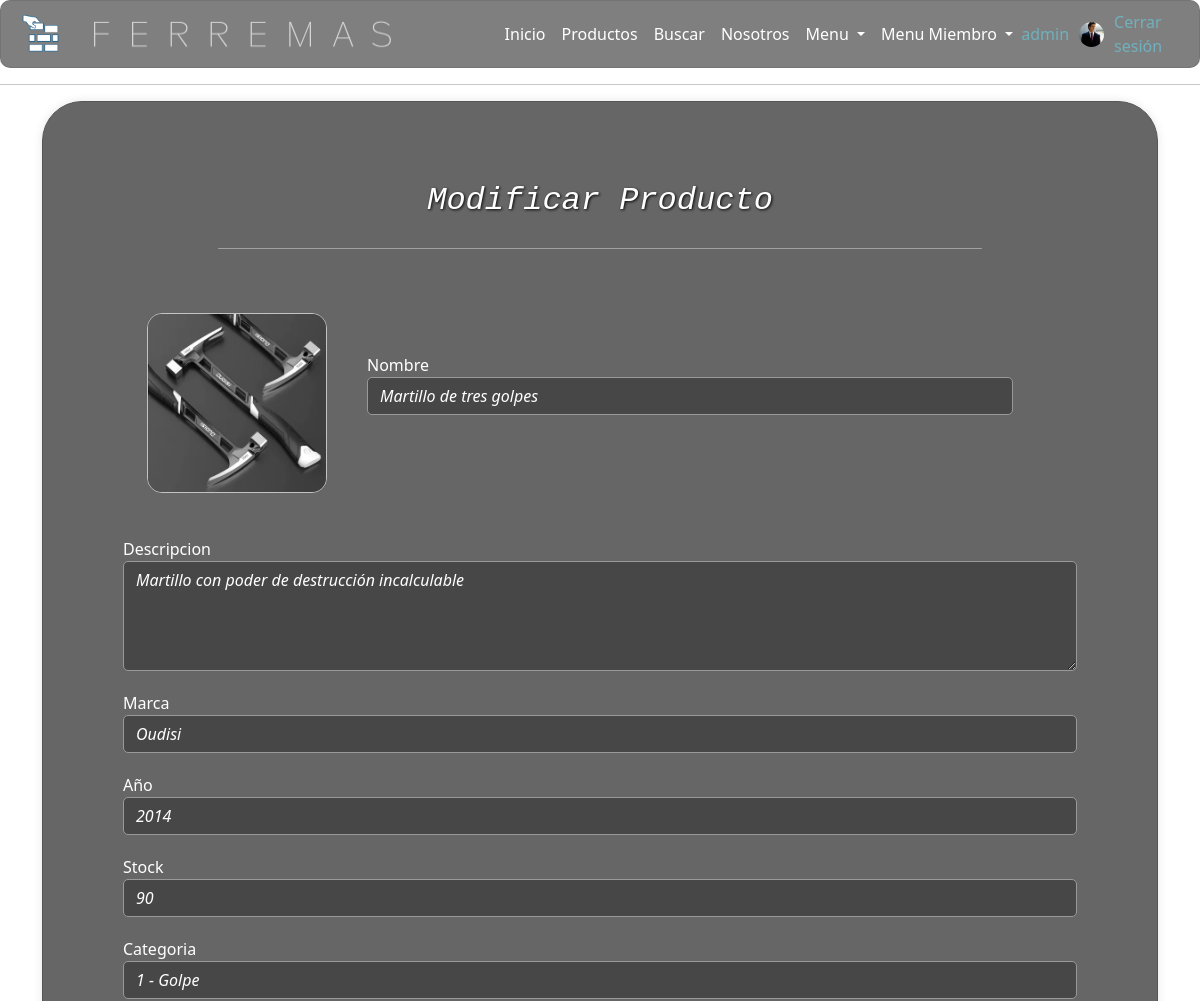
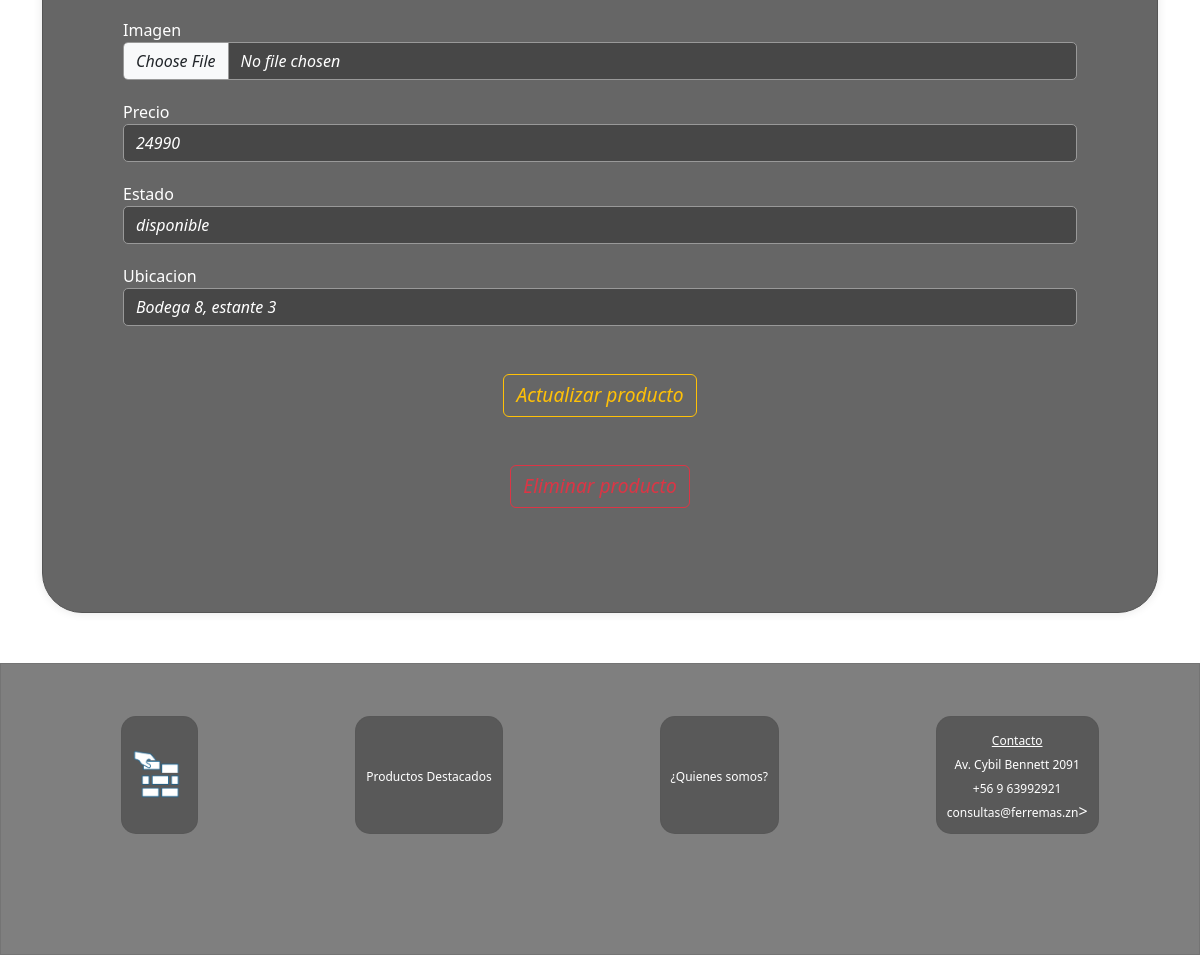
Screenshot of /productoModify/1 (signed in) with the database file from the repository (2 pictures, top to bottom).
### core/models.py (models this page shows, shortened)
class CustomUser(AbstractUser):
    pic = models.ImageField(upload_to='profile_pics', null=True, blank=True, default='profile_pics/default.png')
    is_staff=models.BooleanField(default=False)
    tipo = models.CharField(max_length=20,
        choices=(
            ('cliente', 'Cliente'),
            ('vendedor', 'Vendedor'),
            ('bodeguero', 'Bodeguero'),
            ('contador', 'Contador'),
            ('administrador', 'Administrador'),
        ),default='Cliente',verbose_name='Tipo')
    bio = models.TextField(verbose_name='biografia', default='', null=True, blank=True)

class Producto(models.Model):
    id=models.AutoField(primary_key=True, verbose_name='idProducto')
    nombre=models.CharField(max_length=50, verbose_name='Name der Arbeit')
    descripcion = models.TextField(verbose_name='Description', null=True, blank=True)
    marca=models.CharField(max_length=99, verbose_name='Markenname')
    anio=models.CharField(max_length=4, verbose_name='Jahr der Produkt')
    stock=models.IntegerField(verbose_name='Stock')
    categoria=models.ForeignKey('Categoria', on_delete=models.CASCADE, verbose_name='Kategorie')
    imagen=models.ImageField(upload_to="imagenes", null=True, verbose_name='Fotografie')
    precio=models.IntegerField(blank=True,null=True,verbose_name='Precio')
    estado=models.CharField(max_length=20, default='disponible', choices=(('disponible', 'disponible'), ('no disponible', 'no disponible')), verbose_name='Estado')
    ubicacion=models.CharField(max_length=255, null=True, blank=True, verbose_name='Ubicacion')

### core/views.py (the view)
# urls.py: path('productoModify/<id>', views.productoModify,name="productoModify"),
def productoModify(request, id):
    producto = Producto.objects.get(id=id) # buscara el objeto con la id enviada
    daten={'fillMe': productForm(instance=producto), 'producto':producto}
    if request.method=='POST':
        formulario = productForm(request.POST, request.FILES, instance=producto)
        if formulario.is_valid():
            formulario.save()   #actualiza la info del objeto
            messages.add_message(request=request,level=messages.SUCCESS,message="Producto creado con éxito")
            return redirect('editar')
    return render(request, 'productoModify.html', daten)

### core/context_processor.py (called while the page is built)
def total_carrito(request):
    total=0
    if request.user.is_authenticated:
        try:
            carrito = request.session['carrito']
            if "carrito" in request.session:
                for key, value in carrito.items():
                    total+=(int(value["precio"]))*(value["cantidad"])
        except:
            total=0
    return {'total_carrito':int(total)}

### core/models.py (called while the page is built)
    def __str__(self):
        return f" {self.idCategoria} - {self.nombreCategoria}"

### core/templates/productoModify.html (shortened to what this page needs)
{% extends "base.html" %}
{% load static %}
{% load crispy_forms_tags %}
{% load widget_tweaks %}
{% block content %}
    <div class="container">
        <div class="admire-container" style="padding:10vh;">
            <div class="form-title">
                <h2>Modificar Producto</h2>
            </div>
            <span class="liner"></span>
            {% if user.is_staff %}
                <form action="#" method="POST" enctype="multipart/form-data" id="formulario">
                    <div class="flexbox">
                        <div class="form-group">
                            {% if producto.imagen %}
                                <img src="{{ producto.imagen.url }}" style="height:15vw; border-radius: 15px; border:1px solid rgb(195, 195, 195)">
                            {% else %}
                                <p class="pvalue">Producto sin imagen</p>
                            {% endif %}
                        </div>
                        <div class="flexbox-c">
                            <div class="form-group i2">
                                {{ fillMe.nombre.label}}
                                {{ fillMe.nombre }}
                            </div>
                        </div>
                    </div>
                    <div class="form-group">
                        {{ fillMe.descripcion.label}}
                        {{ fillMe.descripcion }}
                    </div>
                    <div class="form-group">
                        {{ fillMe.marca.label}}
                        {{ fillMe.marca }}
                    </div>
                    <div class="form-group">
                        {{ fillMe.anio.label}}
                        {{ fillMe.anio }}
                    </div>
                    <div class="form-group">
                        {{ fillMe.stock.label}}
                        {{ fillMe.stock }}
                    </div>
                    <div class="form-group">
                        {{ fillMe.categoria.label}}
                        {{ fillMe.categoria }}
                    </div>
                    <div class="form-group">
                        {{ fillMe.imagen.label}}
                        {{ fillMe.imagen }}
                    </div>
                    <div class="form-group">
                        {{ fillMe.precio.label}}
                        {{ fillMe.precio }}
                    </div>
                    <div class="form-group">
                        {{ fillMe.estado.label}}
                        {{ fillMe.estado }}
                    </div>
                    <div class="form-group">
                        {{ fillMe.ubicacion.label}}
                        {{ fillMe.ubicacion }}
                    </div>
                    <div class="form-submit-btn">
                        <input type="submit" value="Actualizar producto" class="btn btn-outline-warning boton">
                    </div>
                    <div class="form-submit-btn">
                        <input type="submit" value="Eliminar producto" class="btn btn-outline-danger boton">
                    </div>
                </form>
            {% else %}
                <div class="form-group">
                    <span>
                        Esta página está disponible solo para usuarios Staff!
                    </span>
                </div>
            {% endif %}
        </div>
    </div>
</html>
{% endblock %}

### core/templates/menuMiembro.html (shortened to what this page needs)
{% load static %}
<div class="collapse navbar-collapse naz" id="navbarNavDropdown">
    <div>
        <ul class="navbar-nav me-auto mb-2 mb-lg-0">
            <li class="nav-item">
                <a class="nav-link" href="{% url 'index' %}">Inicio</a>
            </li>
            <li class="nav-item">
                <a class="nav-link" href="{% url 'products' %}">Productos</a>
            </li>
            <li class="nav-item">
                <a  class="nav-link" href="{% url 'buscar' %}">Buscar</a>
            </li>
            <li class="nav-item">
                <a  class="nav-link" href="{% url 'nosotros' %}">Nosotros</a>
            </li>
            {% if user.is_authenticated %}
                <li class="nav-item dropdown">
                    <a class="nav-link dropdown-toggle" href="#" role="button" data-bs-toggle="dropdown" aria-expanded="false">Menu
                    </a>
                </li>
                {% if user.is_staff %}
                    <li class="nav-item dropdown">
                        <a class="nav-link dropdown-toggle" href="#" role="button" data-bs-toggle="dropdown" aria-expanded="false">Menu Miembro
                        </a>
                    </li>
                {% endif %}
            {% endif %}
        </ul>
    </div>
    <div class="navbar-right">
        {% if user.is_authenticated %}
            <div class="boxes">
                <a href="{% url 'profile' %}" class="nav-link" >{{ user.username }}</a>
            </div>
            <a href="{% url 'profile' %}" class="nav-link"><img class="pic-user" src="{{user.pic.url}}" alt="imgGC" title="Click para ver tu Perfil"></a>
            <div class="boxes">
                <a href="{% url 'cerrar' %}" class="navbar-item" id="#">Cerrar sesión</a>
            </div>
        {% else %}
            <img src="{% static 'assets/icons/tea.png' %}" alt="imgGC">
            <div class="boxes">
                <a href="{% url 'login' %}" id="userGC">Iniciar sesion</a>
            </div>
        {% endif %}
    </div>
</div>

### core/static/css/mystyles.css (style rules this page uses)
body { background-image: url("../assets/img/fondo.png"); background-repeat: no-repeat; background-position: center; background-attachment: fixed; background-size: cover; display: flex; flex-direction: column; font-family: 'Ubuntu', "times new roman", times, roman, serif; }
.flexbox-c { display:flex; flex-direction: column; padding: 5vh; flex-grow: 1; }
.fade-in { animation: fadeIn 1s; -webkit-animation: fadeIn 1s; -moz-animation: fadeIn 1s; -o-animation: fadeIn 1s; -ms-animation: fadeIn 1s; }
.naz { display: flex; justify-content: space-between; align-items: center; padding-left: 10vh !important; }
.nav-item a { color: white; text-decoration:none; font-size: 2vh; }
.form-title { text-align: center; font-style: italic; color: rgb(255, 255, 255); text-shadow: 1px 1px 3px rgb(5, 5, 5); font-family: 'Courier New', Courier, monospace; }
.form-submit-btn { margin-top: 6vh; margin-bottom: 3vh; text-align: center; }
.form-submit-btn input { font-style: italic; font-size: 2.4vh; }
.btn-outline-info, .btn-outline-warning, .btn-outline-danger { font-size: 2vh; font-style: italic; }
.liner { background-color: rgba(255, 255, 255, 0.384); width: 80%; height: 1px; border-radius: 1px; display: block; margin: 0 auto; margin-top: 20px; margin-bottom: 20px; }
.admire-container { display:flex; flex-direction: column; justify-content: space-around; padding: 4vh; border-radius: 40px; border: 1px solid #555; box-shadow: 0 0 10px rgba(0, 0, 0, 0.1); background-color: rgba(0, 0, 0, 0.6); }
.pic-user { width: 10vw; border-radius: 50%; border:1 px solid rgb(14, 206, 235); margin-bottom: 2vh; }

### rows the page displays
CustomUser: username "admin", pic (picture)
Producto: imagen (picture), nombre "Martillo de tres golpes", descripcion "Martillo con poder de destrucción incalculable", marca "Oudisi", anio "2014", stock "90", categoria "1 - Golpe", precio "24990", estado "disponible", ubicacion "Bodega 8, estante 3"

### other values shown
{{ fillMe.nombre.label }} "Nombre"
{{ fillMe.descripcion.label }} "Descripcion"
{{ fillMe.marca.label }} "Marca"
{{ fillMe.anio.label }} "Año"
{{ fillMe.stock.label }} "Stock"
{{ fillMe.categoria.label }} "Categoria"
{{ fillMe.imagen.label }} "Imagen"
{{ fillMe.precio.label }} "Precio"
{{ fillMe.estado.label }} "Estado"
{{ fillMe.ubicacion.label }} "Ubicacion"
